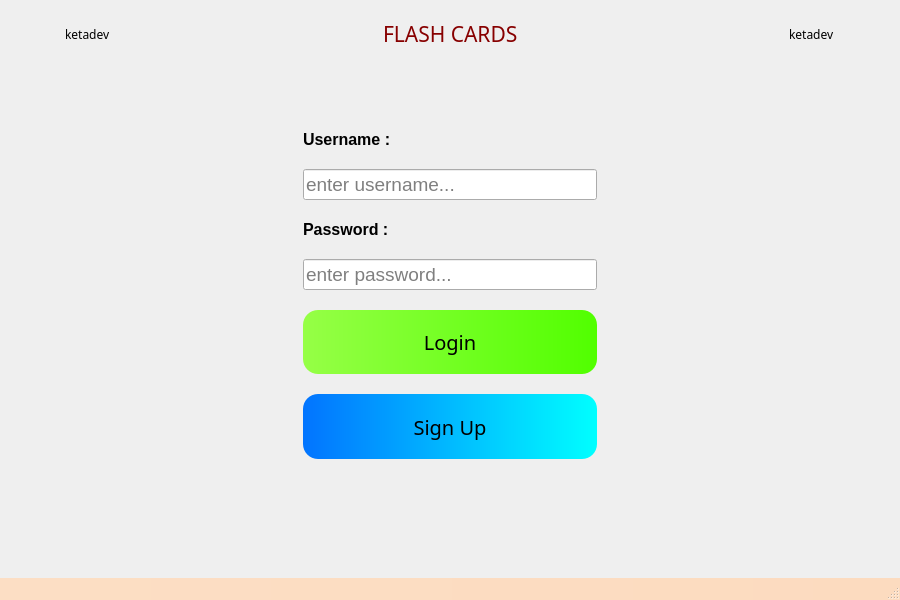
<?xml version="1.0" encoding="UTF-8"?>
<ui version="4.0">
 <class>MainWindow</class>
 <widget class="QMainWindow" name="MainWindow">
  <property name="geometry">
   <rect>
    <x>0</x>
    <y>0</y>
    <width>900</width>
    <height>600</height>
   </rect>
  </property>
  <property name="minimumSize">
   <size>
    <width>900</width>
    <height>600</height>
   </size>
  </property>
  <property name="maximumSize">
   <size>
    <width>1200</width>
    <height>800</height>
   </size>
  </property>
  <property name="windowTitle">
   <string>FLASHCARD</string>
  </property>
  <property name="windowIcon">
   <iconset resource="dsa.qrc">
    <normaloff>:/icons/flash.png</normaloff>:/icons/flash.png</iconset>
  </property>
  <property name="styleSheet">
   <string notr="true">#statusBar{
background-color: qlineargradient(spread:pad, x1:0, y1:0, x2:1, y2:0, stop:0 rgba(252, 222, 196, 255), stop:1 rgba(252, 219, 191, 255));
}
</string>
  </property>
  <widget class="QWidget" name="centralwidget">
   <property name="styleSheet">
    <string notr="true">#centralwidget{
background-image: url(:/icons/voca2.png);
}</string>
   </property>
   <layout class="QVBoxLayout" name="verticalLayout_3">
    <item>
     <layout class="QVBoxLayout" name="verticalLayout_2" stretch="1,10,1">
      <item>
       <layout class="QHBoxLayout" name="horizontalLayout">
        <item>
         <widget class="QLabel" name="label_6">
          <property name="minimumSize">
           <size>
            <width>50</width>
            <height>50</height>
           </size>
          </property>
          <property name="maximumSize">
           <size>
            <width>50</width>
            <height>50</height>
           </size>
          </property>
          <property name="text">
           <string/>
          </property>
          <property name="pixmap">
           <pixmap resource="dsa.qrc">:/icons/idea.png</pixmap>
          </property>
          <property name="scaledContents">
           <bool>true</bool>
          </property>
         </widget>
        </item>
        <item>
         <widget class="QLabel" name="label_5">
          <property name="font">
           <font>
            <family>Colonna MT</family>
           </font>
          </property>
          <property name="text">
           <string>ketadev</string>
          </property>
         </widget>
        </item>
        <item>
         <spacer name="horizontalSpacer">
          <property name="orientation">
           <enum>Qt::Horizontal</enum>
          </property>
          <property name="sizeHint" stdset="0">
           <size>
            <width>40</width>
            <height>20</height>
           </size>
          </property>
         </spacer>
        </item>
        <item>
         <widget class="QLabel" name="label_4">
          <property name="font">
           <font>
            <family>Cooper Black</family>
            <pointsize>16</pointsize>
           </font>
          </property>
          <property name="styleSheet">
           <string notr="true">color: rgb(135, 0, 0);</string>
          </property>
          <property name="text">
           <string>FLASH CARDS</string>
          </property>
         </widget>
        </item>
        <item>
         <spacer name="horizontalSpacer_2">
          <property name="orientation">
           <enum>Qt::Horizontal</enum>
          </property>
          <property name="sizeHint" stdset="0">
           <size>
            <width>40</width>
            <height>20</height>
           </size>
          </property>
         </spacer>
        </item>
        <item>
         <widget class="QLabel" name="label_3">
          <property name="font">
           <font>
            <family>Colonna MT</family>
           </font>
          </property>
          <property name="text">
           <string>ketadev</string>
          </property>
         </widget>
        </item>
        <item>
         <widget class="QLabel" name="label_2">
          <property name="minimumSize">
           <size>
            <width>50</width>
            <height>50</height>
           </size>
          </property>
          <property name="maximumSize">
           <size>
            <width>50</width>
            <height>50</height>
           </size>
          </property>
          <property name="text">
           <string/>
          </property>
          <property name="pixmap">
           <pixmap resource="dsa.qrc">:/icons/idea.png</pixmap>
          </property>
          <property name="scaledContents">
           <bool>true</bool>
          </property>
         </widget>
        </item>
       </layout>
      </item>
      <item>
       <layout class="QHBoxLayout" name="horizontalLayout_2" stretch="1,1,1">
        <item>
         <spacer name="horizontalSpacer_4">
          <property name="orientation">
           <enum>Qt::Horizontal</enum>
          </property>
          <property name="sizeHint" stdset="0">
           <size>
            <width>40</width>
            <height>20</height>
           </size>
          </property>
         </spacer>
        </item>
        <item>
         <layout class="QVBoxLayout" name="verticalLayout">
          <property name="spacing">
           <number>20</number>
          </property>
          <item>
           <spacer name="verticalSpacer_3">
            <property name="orientation">
             <enum>Qt::Vertical</enum>
            </property>
            <property name="sizeHint" stdset="0">
             <size>
              <width>20</width>
              <height>40</height>
             </size>
            </property>
           </spacer>
          </item>
          <item>
           <widget class="QLabel" name="label">
            <property name="sizePolicy">
             <sizepolicy hsizetype="Preferred" vsizetype="Maximum">
              <horstretch>0</horstretch>
              <verstretch>0</verstretch>
             </sizepolicy>
            </property>
            <property name="font">
             <font>
              <pointsize>12</pointsize>
              <weight>75</weight>
              <bold>true</bold>
             </font>
            </property>
            <property name="text">
             <string>Username :</string>
            </property>
           </widget>
          </item>
          <item>
           <widget class="QLineEdit" name="login_edt_username">
            <property name="font">
             <font>
              <pointsize>14</pointsize>
             </font>
            </property>
            <property name="styleSheet">
             <string notr="true"/>
            </property>
            <property name="placeholderText">
             <string>enter username...</string>
            </property>
           </widget>
          </item>
          <item>
           <widget class="QLabel" name="label_7">
            <property name="sizePolicy">
             <sizepolicy hsizetype="Preferred" vsizetype="Maximum">
              <horstretch>0</horstretch>
              <verstretch>0</verstretch>
             </sizepolicy>
            </property>
            <property name="font">
             <font>
              <pointsize>12</pointsize>
              <weight>75</weight>
              <bold>true</bold>
             </font>
            </property>
            <property name="text">
             <string>Password :</string>
            </property>
           </widget>
          </item>
          <item>
           <widget class="QLineEdit" name="login_edt_password">
            <property name="font">
             <font>
              <pointsize>14</pointsize>
             </font>
            </property>
            <property name="styleSheet">
             <string notr="true"/>
            </property>
            <property name="echoMode">
             <enum>QLineEdit::Password</enum>
            </property>
            <property name="placeholderText">
             <string>enter password...</string>
            </property>
           </widget>
          </item>
          <item>
           <widget class="QPushButton" name="login_btn_login">
            <property name="sizePolicy">
             <sizepolicy hsizetype="Minimum" vsizetype="Expanding">
              <horstretch>0</horstretch>
              <verstretch>0</verstretch>
             </sizepolicy>
            </property>
            <property name="font">
             <font>
              <family>8514oem</family>
              <pointsize>15</pointsize>
              <weight>50</weight>
              <bold>false</bold>
             </font>
            </property>
            <property name="cursor">
             <cursorShape>PointingHandCursor</cursorShape>
            </property>
            <property name="styleSheet">
             <string notr="true">background-color: qlineargradient(spread:pad, x1:0, y1:0, x2:1, y2:0, stop:0 rgba(150, 255, 70, 255), stop:1 rgba(81, 255, 0, 255));
border: none;
border-radius: 15px;</string>
            </property>
            <property name="text">
             <string>Login</string>
            </property>
           </widget>
          </item>
          <item>
           <widget class="QPushButton" name="login_btn_signup">
            <property name="sizePolicy">
             <sizepolicy hsizetype="Preferred" vsizetype="Expanding">
              <horstretch>0</horstretch>
              <verstretch>0</verstretch>
             </sizepolicy>
            </property>
            <property name="font">
             <font>
              <family>8514oem</family>
              <pointsize>15</pointsize>
              <weight>50</weight>
              <bold>false</bold>
             </font>
            </property>
            <property name="cursor">
             <cursorShape>PointingHandCursor</cursorShape>
            </property>
            <property name="styleSheet">
             <string notr="true">background-color: qlineargradient(spread:pad, x1:0, y1:0, x2:1, y2:0, stop:0 rgba(2, 116, 255, 255), stop:1 rgba(0, 255, 255, 255));
border:none;
border-radius:15px;
</string>
            </property>
            <property name="text">
             <string>Sign Up</string>
            </property>
           </widget>
          </item>
          <item>
           <spacer name="verticalSpacer">
            <property name="orientation">
             <enum>Qt::Vertical</enum>
            </property>
            <property name="sizeHint" stdset="0">
             <size>
              <width>20</width>
              <height>40</height>
             </size>
            </property>
           </spacer>
          </item>
         </layout>
        </item>
        <item>
         <spacer name="horizontalSpacer_5">
          <property name="orientation">
           <enum>Qt::Horizontal</enum>
          </property>
          <property name="sizeHint" stdset="0">
           <size>
            <width>40</width>
            <height>20</height>
           </size>
          </property>
         </spacer>
        </item>
       </layout>
      </item>
      <item>
       <layout class="QHBoxLayout" name="horizontalLayout_3"/>
      </item>
     </layout>
    </item>
   </layout>
  </widget>
  <widget class="QStatusBar" name="statusBar"/>
 </widget>
 <resources>
  <include location="dsa.qrc"/>
 </resources>
 <connections/>
</ui>
